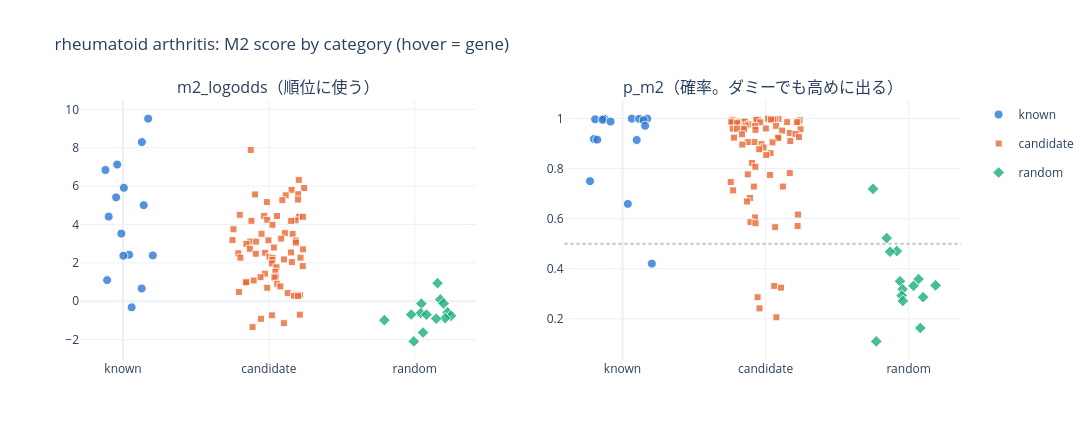
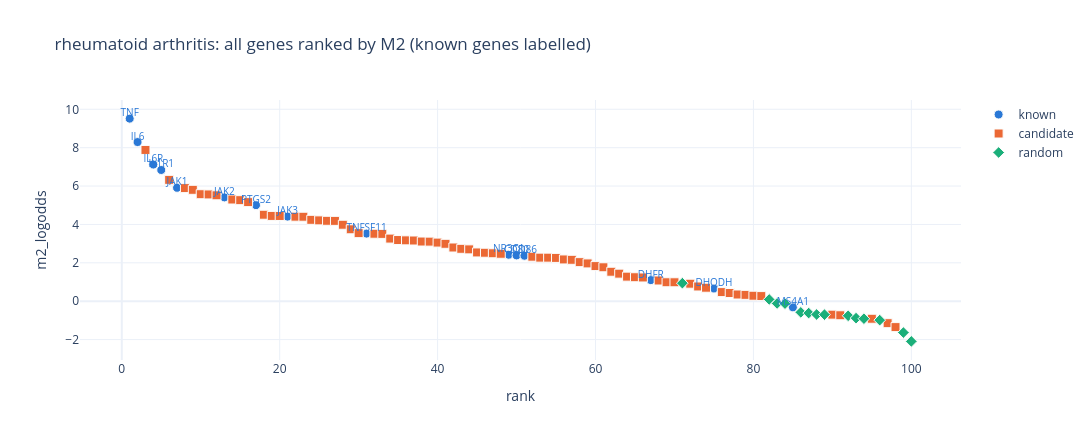
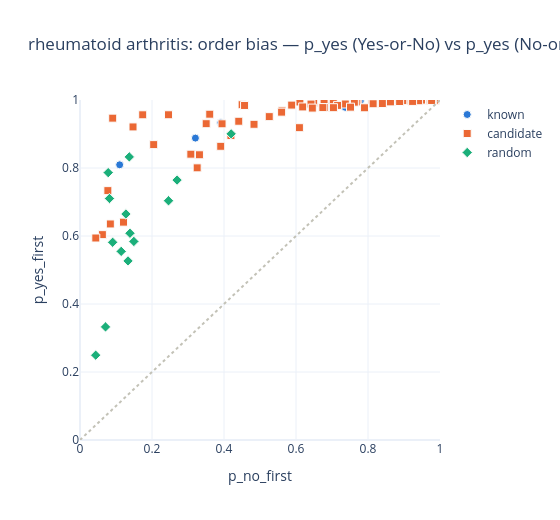

The cell these charts' notebook holds for them, in order:
### Markdown cell above
## 対話型グラフ（ホバーで遺伝子名）

### このセルがすること：分類ごとの分布、順位付きの全遺伝子図、順序の癖の図を描く
- 各点にマウスを乗せると **記号・タンパク質名・分類・値** が出ます。凡例をクリックすると分類の表示／非表示を切り替えられます。
- 色と点の形の両方で分類を示します（青○ known、橙□ candidate、緑◇ random、黄▲ 正解と同じファミリーのダミー）。
- 同じ図を `outputs/<セット名>_m2_charts.html` にも保存します（ブラウザで開けば同じホバーが使えます）。
- `pip install plotly nbformat ipython` が必要です（ノートブック内に描くには nbformat が要ります。入れた後はカーネルを再起動）。

### Code cell
import plotly.graph_objects as go
from plotly.subplots import make_subplots

CAT = [("known", "#2a78d6", "circle", "known"), ("candidate", "#eb6834", "square", "candidate"),
       ("random_other", "#1baf7a", "diamond", "random"), ("random_same", "#eda100", "triangle-up", "random（正解と同じファミリー）")]
MASK = {"known": known, "candidate": cand, "random_other": rnd & ~res["same_family_as_known"], "random_same": rnd & res["same_family_as_known"]}
CAT = [c for c in CAT if MASK[c[0]].any()]
hover = "<b>%{customdata[0]}</b><br>%{customdata[1]}<br>%{customdata[2]}<br>順位 %{customdata[3]}<br>%{y:.3f}<extra></extra>"
cd = lambda d: d[["symbol", "gene_label", "category", "rank"]].values
rng_j = random.Random(0)

# --- 1. 分類ごとの分布（対数オッズ / 確率） ---
fig = make_subplots(rows=1, cols=2, subplot_titles=("m2_logodds（順位に使う）", "p_m2（確率。ダミーでも高めに出る）"))
for c, col in enumerate(("m2_logodds", "p_m2"), start=1):
    for j, (cat, color, sym, name) in enumerate(CAT):
        d = res[MASK[cat]]
        fig.add_trace(go.Scatter(x=[j + (rng_j.random() - 0.5) * 0.5 for _ in range(len(d))], y=d[col], mode="markers",
                                 name=name, legendgroup=cat, showlegend=(c == 1),
                                 marker=dict(color=color, symbol=sym, size=9 if cat != "candidate" else 7, opacity=0.8, line=dict(width=1, color="#fcfcfb")),
                                 customdata=cd(d), hovertemplate=hover), row=1, col=c)
    fig.update_xaxes(tickvals=list(range(len(CAT))), ticktext=[x[3].split("（")[0] for x in CAT], row=1, col=c)
fig.add_hline(y=0.5, line=dict(color="#c3c2b7", dash="dot"), row=1, col=2)
fig.update_layout(height=440, width=1100, title=f"{DISEASE}: M2 score by category (hover = gene)", template="plotly_white")
fig.show()

# --- 2. 順位付きの全遺伝子 ---
fig2 = go.Figure()
for cat, color, sym, name in CAT:
    d = res[MASK[cat]]
    fig2.add_trace(go.Scatter(x=d["rank"], y=d["m2_logodds"], mode="markers", name=name,
                              marker=dict(color=color, symbol=sym, size=9, line=dict(width=1, color="#fcfcfb")),
                              customdata=cd(d), hovertemplate=hover))
kn = res[known]
fig2.add_trace(go.Scatter(x=kn["rank"], y=kn["m2_logodds"], mode="text", text=kn["symbol"], textposition="top center",
                          textfont=dict(size=10, color="#2a78d6"), showlegend=False, hoverinfo="skip"))
fig2.update_layout(title=f"{DISEASE}: all genes ranked by M2 (known genes labelled)", xaxis_title="rank", yaxis_title="m2_logodds",
                   template="plotly_white", width=1100, height=440)
fig2.show()

figs = [fig, fig2]
# --- 3. 順序の癖（yes_first × no_first）。対角線から外れるほど並び順で答えが変わる ---
if BOTH_ORDERS:
    fig3 = go.Figure()
    for cat, color, sym, name in CAT:
        d = res[MASK[cat]]
        fig3.add_trace(go.Scatter(x=d["p_no_first"], y=d["p_yes_first"], mode="markers", name=name,
                                  marker=dict(color=color, symbol=sym, size=8, line=dict(width=1, color="#fcfcfb")),
                                  customdata=cd(d), hovertemplate="<b>%{customdata[0]}</b><br>%{customdata[2]}<br>no_first %{x:.3f}<br>yes_first %{y:.3f}<extra></extra>"))
    fig3.add_shape(type="line", x0=0, y0=0, x1=1, y1=1, line=dict(color="#c3c2b7", dash="dot"))
    fig3.update_layout(title=f"{DISEASE}: order bias — p_yes (Yes-or-No) vs p_yes (No-or-Yes)", xaxis_title="p_no_first", yaxis_title="p_yes_first",
                       template="plotly_white", width=560, height=520, xaxis=dict(range=[0, 1]), yaxis=dict(range=[0, 1]))
    fig3.show(); figs.append(fig3)

html_path = OUT_CSV.replace(".csv", "_charts.html")
with open(html_path, "w", encoding="utf-8") as f:
    f.write("<html><head><meta charset='utf-8'></head><body>")
    for i, fg in enumerate(figs):
        f.write(fg.to_html(full_html=False, include_plotlyjs="cdn" if i == 0 else False))
    f.write("</body></html>")
print("saved:", html_path)

### Figure 1 — Plotly figure (JSON) as saved in the notebook; plotly's stock layout.template omitted (floating-point values rounded to 4 significant figures; data arrays with more than 128 entries replaced by an {"elided": "..."} marker saying what was removed)
{"data": [{"customdata": [["TNF", "TNF (tumor necrosis factor)", "known", 1], ["IL6", "IL6 (interleukin 6)", "known", 2], ["IL6R", "IL6R (interleukin 6 receptor)", "known", 4], ["IL1R1", "IL1R1 (interleukin 1 receptor type 1)", "known", 5], ["JAK1", "JAK1 (Janus kinase 1)", "known", 7], ["JAK2", "JAK2 (Janus kinase 2)", "known", 13], ["PTGS2", "PTGS2 (prostaglandin-endoperoxide synthase 2)", "known", 17], ["JAK3", "JAK3 (Janus kinase 3)", "known", 21], ["TNFSF11", "TNFSF11 (TNF superfamily member 11)", "known", 31], ["NR3C1", "NR3C1 (nuclear receptor subfamily 3 group C member 1)", "known", 49], ["CD80", "CD80 (CD80 molecule)", "known", 50], ["CD86", "CD86 (CD86 molecule)", "known", 51], ["DHFR", "DHFR (dihydrofolate reductase)", "known", 67], ["DHODH", "DHODH (dihydroorotate dehydrogenase (quinone))", "known", 75], ["MS4A1", "MS4A1 (membrane spanning 4-domains A1)", "known", 85]], "hovertemplate": "<b>%{customdata[0]}</b><br>%{customdata[1]}<br>%{customdata[2]}<br>順位 %{customdata[3]}<br>%{y:.3f}<extra></extra>", "legendgroup": "known", "marker": {"color": "#2a78d6", "line": {"color": "#fcfcfb", "width": 1}, "opacity": 0.8, "size": 9, "symbol": "circle"}, "mode": "markers", "name": "known", "showlegend": true, "type": "scatter", "x": [0.1722, 0.129, -0.03971, -0.1205, 0.005637, -0.04753, 0.1419, -0.09834, -0.0117, 0.04169, 0.2041, 0.002343, -0.1091, 0.1279, 0.05918], "xaxis": "x", "y": [9.514, 8.293, 7.121, 6.837, 5.909, 5.41, 5.004, 4.408, 3.522, 2.421, 2.386, 2.368, 1.098, 0.66, -0.321], "yaxis": "y"}, {"customdata": {"elided": "71x4 mixed values"}, "hovertemplate": "<b>%{customdata[0]}</b><br>%{customdata[1]}<br>%{customdata[2]}<br>順位 %{customdata[3]}<br>%{y:.3f}<extra></extra>", "legendgroup": "candidate", "marker": {"color": "#eb6834", "line": {"color": "#fcfcfb", "width": 1}, "opacity": 0.8, "size": 7, "symbol": "square"}, "mode": "markers", "name": "candidate", "showlegend": true, "type": "scatter", "x": [0.8753, 1.205, 1.241, 1.155, 1.201, 0.9051, 1.115, 1.199, 1.092, 0.9861, 0.8004, 0.9671, 1.055, 1.207, 1.233, 0.9885, 1.183, 0.8802, 1.153, 1.024, 0.757, 1.11, 0.9494, 1.162, 1.084, 0.7506, 0.9968, 1.184, 0.872, 0.9126, 1.185, 0.8455, 1.034, 0.8693, 1.234, 1.152, 0.974, 0.7902, 0.91, 1.004, 1.216, 0.8045, 1.026, 1.103, 1.024, 1.157, 1.02, 1.232, 1.052, 1.044, 0.9725, 1.048, 0.9425, 1.038, 0.8952, 0.8447, 0.8434, 1.056, 1.078, 0.9883, 0.7949, 1.129, 1.188, 1.212, 1.171, 1.199, 1.212, 1.02, 0.9456, 1.103, 0.8878], "xaxis": "x", "y": [7.881, 6.323, 5.894, 5.804, 5.575, 5.563, 5.519, 5.299, 5.265, 5.163, 4.505, 4.443, 4.441, 4.403, 4.401, 4.24, 4.212, 4.189, 4.185, 3.983, 3.747, 3.547, 3.515, 3.507, 3.263, 3.187, 3.171, 3.163, 3.109, 3.104, 3.054, 2.991, 2.798, 2.729, 2.701, 2.54, 2.525, 2.498, 2.471, 2.317, 2.269, 2.268, 2.255, 2.176, 2.157, 2.035, 1.969, 1.83, 1.767, 1.535, 1.434, 1.279, 1.249, 1.236, 1.079, 0.987, 0.986, 0.911, 0.767, 0.702, 0.475, 0.426, 0.348, 0.33, 0.285, 0.266, -0.702, -0.733, -0.915, -1.145, -1.35], "yaxis": "y"}, {"customdata": [["NR2C1", "NR2C1 (nuclear receptor subfamily 2 group C member 1)", "random", 71], ["EXOSC5", "EXOSC5 (exosome component 5)", "random", 82], ["NUDT1", "NUDT1 (nudix hydrolase 1)", "random", 83], ["PCDH11Y", "PCDH11Y (protocadherin 11 Y-linked)", "random", 84], ["ATG4C", "ATG4C (autophagy related 4C cysteine peptidase)", "random", 86], ["KCNE4", "KCNE4 (potassium voltage-gated channel subfamily E regulatory subunit 4)", "random", 87], ["GLIPR1", "GLIPR1 (GLI pathogenesis related 1)", "random", 88], ["CCDC39", "CCDC39 (coiled-coil domain 39 molecular ruler complex subunit)", "random", 89], ["CDC20B", "CDC20B (cell division cycle 20B)", "random", 92], ["GGTLC3", "GGTLC3 (gamma-glutamyltransferase light chain family member 3)", "random", 93], ["BCL9", "BCL9 (BCL9 transcription coactivator)", "random", 94], ["MELK", "MELK (maternal embryonic leucine zipper kinase)", "random", 96], ["POLGARF", "POLGARF (POLG alternative reading frame)", "random", 99], ["OR8U8", "OR8U8 (olfactory receptor family 8 subfamily U member 8)", "random", 100]], "hovertemplate": "<b>%{customdata[0]}</b><br>%{customdata[1]}<br>%{customdata[2]}<br>順位 %{customdata[3]}<br>%{y:.3f}<extra></extra>", "legendgroup": "random_other", "marker": {"color": "#1baf7a", "line": {"color": "#fcfcfb", "width": 1}, "opacity": 0.8, "size": 9, "symbol": "diamond"}, "mode": "markers", "name": "random", "showlegend": true, "type": "scatter", "x": [2.156, 2.175, 2.198, 2.045, 2.225, 2.04, 1.975, 2.08, 2.248, 2.208, 2.147, 1.791, 2.056, 1.993], "xaxis": "x", "y": [0.939, 0.091, -0.118, -0.128, -0.581, -0.619, -0.693, -0.699, -0.76, -0.882, -0.913, -0.988, -1.634, -2.094], "yaxis": "y"}, {"customdata": [["TNF", "TNF (tumor necrosis factor)", "known", 1], ["IL6", "IL6 (interleukin 6)", "known", 2], ["IL6R", "IL6R (interleukin 6 receptor)", "known", 4], ["IL1R1", "IL1R1 (interleukin 1 receptor type 1)", "known", 5], ["JAK1", "JAK1 (Janus kinase 1)", "known", 7], ["JAK2", "JAK2 (Janus kinase 2)", "known", 13], ["PTGS2", "PTGS2 (prostaglandin-endoperoxide synthase 2)", "known", 17], ["JAK3", "JAK3 (Janus kinase 3)", "known", 21], ["TNFSF11", "TNFSF11 (TNF superfamily member 11)", "known", 31], ["NR3C1", "NR3C1 (nuclear receptor subfamily 3 group C member 1)", "known", 49], ["CD80", "CD80 (CD80 molecule)", "known", 50], ["CD86", "CD86 (CD86 molecule)", "known", 51], ["DHFR", "DHFR (dihydrofolate reductase)", "known", 67], ["DHODH", "DHODH (dihydroorotate dehydrogenase (quinone))", "known", 75], ["MS4A1", "MS4A1 (membrane spanning 4-domains A1)", "known", 85]], "hovertemplate": "<b>%{customdata[0]}</b><br>%{customdata[1]}<br>%{customdata[2]}<br>順位 %{customdata[3]}<br>%{y:.3f}<extra></extra>", "legendgroup": "known", "marker": {"color": "#2a78d6", "line": {"color": "#fcfcfb", "width": 1}, "opacity": 0.8, "size": 9, "symbol": "circle"}, "mode": "markers", "name": "known", "showlegend": false, "type": "scatter", "x": [0.06507, 0.1725, -0.1285, 0.1157, -0.1914, -0.1398, 0.1473, -0.08373, 0.158, -0.1997, -0.1768, 0.09884, -0.2274, 0.03693, 0.205], "xaxis": "x2", "y": [0.9999, 0.9997, 0.9992, 0.9989, 0.9973, 0.9955, 0.9933, 0.988, 0.9713, 0.9184, 0.9158, 0.9144, 0.7499, 0.6592, 0.4204], "yaxis": "y2"}, {"customdata": {"elided": "71x4 mixed values"}, "hovertemplate": "<b>%{customdata[0]}</b><br>%{customdata[1]}<br>%{customdata[2]}<br>順位 %{customdata[3]}<br>%{y:.3f}<extra></extra>", "legendgroup": "candidate", "marker": {"color": "#eb6834", "line": {"color": "#fcfcfb", "width": 1}, "opacity": 0.8, "size": 7, "symbol": "square"}, "mode": "markers", "name": "candidate", "showlegend": false, "type": "scatter", "x": [1.017, 1.09, 0.7633, 1.067, 1.053, 1.038, 0.9456, 0.9351, 1.24, 0.7682, 0.7608, 1.231, 0.8425, 0.8119, 0.8553, 1.15, 1.218, 0.7614, 0.9628, 0.8008, 0.88, 0.8604, 1.073, 0.9251, 0.8402, 1.002, 0.7697, 0.8005, 1.244, 0.8497, 0.9293, 1.116, 1.169, 1.209, 0.8347, 1.086, 1.233, 0.779, 1.088, 1.173, 0.9212, 0.8753, 1.048, 0.9712, 0.8374, 0.9858, 0.955, 1.035, 1.004, 0.9057, 0.9286, 1.169, 0.8755, 1.03, 0.7562, 1.121, 0.918, 0.7728, 0.8904, 0.8701, 1.227, 0.9261, 0.8939, 0.9296, 1.223, 1.067, 1.061, 1.108, 0.944, 0.9572, 1.075], "xaxis": "x2", "y": [0.9996, 0.9982, 0.9973, 0.997, 0.9962, 0.9962, 0.996, 0.995, 0.9949, 0.9943, 0.9891, 0.9884, 0.9884, 0.9879, 0.9879, 0.9858, 0.9854, 0.9851, 0.985, 0.9817, 0.9769, 0.972, 0.9711, 0.9709, 0.9631, 0.9604, 0.9597, 0.9594, 0.9573, 0.9571, 0.955, 0.9522, 0.9426, 0.9387, 0.9371, 0.9269, 0.9259, 0.924, 0.9221, 0.9103, 0.9063, 0.9062, 0.9051, 0.8981, 0.8964, 0.8845, 0.8775, 0.8618, 0.8541, 0.8228, 0.8076, 0.7822, 0.7771, 0.7748, 0.7463, 0.7285, 0.7284, 0.7131, 0.6828, 0.6686, 0.6166, 0.605, 0.5862, 0.5819, 0.5708, 0.5662, 0.3313, 0.3246, 0.286, 0.2414, 0.2058], "yaxis": "y2"}, {"customdata": [["NR2C1", "NR2C1 (nuclear receptor subfamily 2 group C member 1)", "random", 71], ["EXOSC5", "EXOSC5 (exosome component 5)", "random", 82], ["NUDT1", "NUDT1 (nudix hydrolase 1)", "random", 83], ["PCDH11Y", "PCDH11Y (protocadherin 11 Y-linked)", "random", 84], ["ATG4C", "ATG4C (autophagy related 4C cysteine peptidase)", "random", 86], ["KCNE4", "KCNE4 (potassium voltage-gated channel subfamily E regulatory subunit 4)", "random", 87], ["GLIPR1", "GLIPR1 (GLI pathogenesis related 1)", "random", 88], ["CCDC39", "CCDC39 (coiled-coil domain 39 molecular ruler complex subunit)", "random", 89], ["CDC20B", "CDC20B (cell division cycle 20B)", "random", 92], ["GGTLC3", "GGTLC3 (gamma-glutamyltransferase light chain family member 3)", "random", 93], ["BCL9", "BCL9 (BCL9 transcription coactivator)", "random", 94], ["MELK", "MELK (maternal embryonic leucine zipper kinase)", "random", 96], ["POLGARF", "POLGARF (POLG alternative reading frame)", "random", 99], ["OR8U8", "OR8U8 (olfactory receptor family 8 subfamily U member 8)", "random", 100]], "hovertemplate": "<b>%{customdata[0]}</b><br>%{customdata[1]}<br>%{customdata[2]}<br>順位 %{customdata[3]}<br>%{y:.3f}<extra></extra>", "legendgroup": "random_other", "marker": {"color": "#1baf7a", "line": {"color": "#fcfcfb", "width": 1}, "opacity": 0.8, "size": 9, "symbol": "diamond"}, "mode": "markers", "name": "random", "showlegend": false, "type": "scatter", "x": [1.751, 1.846, 1.917, 1.87, 2.069, 1.939, 2.188, 2.034, 1.957, 1.951, 2.101, 1.959, 2.081, 1.773], "xaxis": "x2", "y": [0.719, 0.5226, 0.4705, 0.468, 0.3587, 0.35, 0.3334, 0.3319, 0.3186, 0.2927, 0.2863, 0.2713, 0.1632, 0.1097], "yaxis": "y2"}], "layout": {"annotations": [{"font": {"size": 16}, "showarrow": false, "text": "m2_logodds（順位に使う）", "x": 0.225, "xanchor": "center", "xref": "paper", "y": 1.0, "yanchor": "bottom", "yref": "paper"}, {"font": {"size": 16}, "showarrow": false, "text": "p_m2（確率。ダミーでも高めに出る）", "x": 0.775, "xanchor": "center", "xref": "paper", "y": 1.0, "yanchor": "bottom", "yref": "paper"}], "height": 440, "shapes": [{"line": {"color": "#c3c2b7", "dash": "dot"}, "type": "line", "x0": 0, "x1": 1, "xref": "x2 domain", "y0": 0.5, "y1": 0.5, "yref": "y2"}], "title": {"text": "rheumatoid arthritis: M2 score by category (hover = gene)"}, "width": 1100, "xaxis": {"anchor": "y", "domain": [0.0, 0.45], "ticktext": ["known", "candidate", "random"], "tickvals": [0, 1, 2]}, "xaxis2": {"anchor": "y2", "domain": [0.55, 1.0], "ticktext": ["known", "candidate", "random"], "tickvals": [0, 1, 2]}, "yaxis": {"anchor": "x", "domain": [0.0, 1.0]}, "yaxis2": {"anchor": "x2", "domain": [0.0, 1.0]}}}

### Figure 2 — Plotly figure (JSON) as saved in the notebook; plotly's stock layout.template omitted (floating-point values rounded to 4 significant figures; data arrays with more than 128 entries replaced by an {"elided": "..."} marker saying what was removed)
{"data": [{"customdata": [["TNF", "TNF (tumor necrosis factor)", "known", 1], ["IL6", "IL6 (interleukin 6)", "known", 2], ["IL6R", "IL6R (interleukin 6 receptor)", "known", 4], ["IL1R1", "IL1R1 (interleukin 1 receptor type 1)", "known", 5], ["JAK1", "JAK1 (Janus kinase 1)", "known", 7], ["JAK2", "JAK2 (Janus kinase 2)", "known", 13], ["PTGS2", "PTGS2 (prostaglandin-endoperoxide synthase 2)", "known", 17], ["JAK3", "JAK3 (Janus kinase 3)", "known", 21], ["TNFSF11", "TNFSF11 (TNF superfamily member 11)", "known", 31], ["NR3C1", "NR3C1 (nuclear receptor subfamily 3 group C member 1)", "known", 49], ["CD80", "CD80 (CD80 molecule)", "known", 50], ["CD86", "CD86 (CD86 molecule)", "known", 51], ["DHFR", "DHFR (dihydrofolate reductase)", "known", 67], ["DHODH", "DHODH (dihydroorotate dehydrogenase (quinone))", "known", 75], ["MS4A1", "MS4A1 (membrane spanning 4-domains A1)", "known", 85]], "hovertemplate": "<b>%{customdata[0]}</b><br>%{customdata[1]}<br>%{customdata[2]}<br>順位 %{customdata[3]}<br>%{y:.3f}<extra></extra>", "marker": {"color": "#2a78d6", "line": {"color": "#fcfcfb", "width": 1}, "size": 9, "symbol": "circle"}, "mode": "markers", "name": "known", "type": "scatter", "x": [1, 2, 4, 5, 7, 13, 17, 21, 31, 49, 50, 51, 67, 75, 85], "y": [9.514, 8.293, 7.121, 6.837, 5.909, 5.41, 5.004, 4.408, 3.522, 2.421, 2.386, 2.368, 1.098, 0.66, -0.321]}, {"customdata": {"elided": "71x4 mixed values"}, "hovertemplate": "<b>%{customdata[0]}</b><br>%{customdata[1]}<br>%{customdata[2]}<br>順位 %{customdata[3]}<br>%{y:.3f}<extra></extra>", "marker": {"color": "#eb6834", "line": {"color": "#fcfcfb", "width": 1}, "size": 9, "symbol": "square"}, "mode": "markers", "name": "candidate", "type": "scatter", "x": [3, 6, 8, 9, 10, 11, 12, 14, 15, 16, 18, 19, 20, 22, 23, 24, 25, 26, 27, 28, 29, 30, 32, 33, 34, 35, 36, 37, 38, 39, 40, 41, 42, 43, 44, 45, 46, 47, 48, 52, 53, 54, 55, 56, 57, 58, 59, 60, 61, 62, 63, 64, 65, 66, 68, 69, 70, 72, 73, 74, 76, 77, 78, 79, 80, 81, 90, 91, 95, 97, 98], "y": [7.881, 6.323, 5.894, 5.804, 5.575, 5.563, 5.519, 5.299, 5.265, 5.163, 4.505, 4.443, 4.441, 4.403, 4.401, 4.24, 4.212, 4.189, 4.185, 3.983, 3.747, 3.547, 3.515, 3.507, 3.263, 3.187, 3.171, 3.163, 3.109, 3.104, 3.054, 2.991, 2.798, 2.729, 2.701, 2.54, 2.525, 2.498, 2.471, 2.317, 2.269, 2.268, 2.255, 2.176, 2.157, 2.035, 1.969, 1.83, 1.767, 1.535, 1.434, 1.279, 1.249, 1.236, 1.079, 0.987, 0.986, 0.911, 0.767, 0.702, 0.475, 0.426, 0.348, 0.33, 0.285, 0.266, -0.702, -0.733, -0.915, -1.145, -1.35]}, {"customdata": [["NR2C1", "NR2C1 (nuclear receptor subfamily 2 group C member 1)", "random", 71], ["EXOSC5", "EXOSC5 (exosome component 5)", "random", 82], ["NUDT1", "NUDT1 (nudix hydrolase 1)", "random", 83], ["PCDH11Y", "PCDH11Y (protocadherin 11 Y-linked)", "random", 84], ["ATG4C", "ATG4C (autophagy related 4C cysteine peptidase)", "random", 86], ["KCNE4", "KCNE4 (potassium voltage-gated channel subfamily E regulatory subunit 4)", "random", 87], ["GLIPR1", "GLIPR1 (GLI pathogenesis related 1)", "random", 88], ["CCDC39", "CCDC39 (coiled-coil domain 39 molecular ruler complex subunit)", "random", 89], ["CDC20B", "CDC20B (cell division cycle 20B)", "random", 92], ["GGTLC3", "GGTLC3 (gamma-glutamyltransferase light chain family member 3)", "random", 93], ["BCL9", "BCL9 (BCL9 transcription coactivator)", "random", 94], ["MELK", "MELK (maternal embryonic leucine zipper kinase)", "random", 96], ["POLGARF", "POLGARF (POLG alternative reading frame)", "random", 99], ["OR8U8", "OR8U8 (olfactory receptor family 8 subfamily U member 8)", "random", 100]], "hovertemplate": "<b>%{customdata[0]}</b><br>%{customdata[1]}<br>%{customdata[2]}<br>順位 %{customdata[3]}<br>%{y:.3f}<extra></extra>", "marker": {"color": "#1baf7a", "line": {"color": "#fcfcfb", "width": 1}, "size": 9, "symbol": "diamond"}, "mode": "markers", "name": "random", "type": "scatter", "x": [71, 82, 83, 84, 86, 87, 88, 89, 92, 93, 94, 96, 99, 100], "y": [0.939, 0.091, -0.118, -0.128, -0.581, -0.619, -0.693, -0.699, -0.76, -0.882, -0.913, -0.988, -1.634, -2.094]}, {"hoverinfo": "skip", "mode": "text", "showlegend": false, "text": ["TNF", "IL6", "IL6R", "IL1R1", "JAK1", "JAK2", "PTGS2", "JAK3", "TNFSF11", "NR3C1", "CD80", "CD86", "DHFR", "DHODH", "MS4A1"], "textfont": {"color": "#2a78d6", "size": 10}, "textposition": "top center", "type": "scatter", "x": [1, 2, 4, 5, 7, 13, 17, 21, 31, 49, 50, 51, 67, 75, 85], "y": [9.514, 8.293, 7.121, 6.837, 5.909, 5.41, 5.004, 4.408, 3.522, 2.421, 2.386, 2.368, 1.098, 0.66, -0.321]}], "layout": {"height": 440, "title": {"text": "rheumatoid arthritis: all genes ranked by M2 (known genes labelled)"}, "width": 1100, "xaxis": {"title": {"text": "rank"}}, "yaxis": {"title": {"text": "m2_logodds"}}}}

### Figure 3 — Plotly figure (JSON) as saved in the notebook; plotly's stock layout.template omitted (floating-point values rounded to 4 significant figures; data arrays with more than 128 entries replaced by an {"elided": "..."} marker saying what was removed)
{"data": [{"customdata": [["TNF", "TNF (tumor necrosis factor)", "known", 1], ["IL6", "IL6 (interleukin 6)", "known", 2], ["IL6R", "IL6R (interleukin 6 receptor)", "known", 4], ["IL1R1", "IL1R1 (interleukin 1 receptor type 1)", "known", 5], ["JAK1", "JAK1 (Janus kinase 1)", "known", 7], ["JAK2", "JAK2 (Janus kinase 2)", "known", 13], ["PTGS2", "PTGS2 (prostaglandin-endoperoxide synthase 2)", "known", 17], ["JAK3", "JAK3 (Janus kinase 3)", "known", 21], ["TNFSF11", "TNFSF11 (TNF superfamily member 11)", "known", 31], ["NR3C1", "NR3C1 (nuclear receptor subfamily 3 group C member 1)", "known", 49], ["CD80", "CD80 (CD80 molecule)", "known", 50], ["CD86", "CD86 (CD86 molecule)", "known", 51], ["DHFR", "DHFR (dihydrofolate reductase)", "known", 67], ["DHODH", "DHODH (dihydroorotate dehydrogenase (quinone))", "known", 75], ["MS4A1", "MS4A1 (membrane spanning 4-domains A1)", "known", 85]], "hovertemplate": "<b>%{customdata[0]}</b><br>%{customdata[2]}<br>no_first %{x:.3f}<br>yes_first %{y:.3f}<extra></extra>", "marker": {"color": "#2a78d6", "line": {"color": "#fcfcfb", "width": 1}, "size": 8, "symbol": "circle"}, "mode": "markers", "name": "known", "type": "scatter", "x": [0.9998, 0.9985, 0.9956, 0.9867, 0.9829, 0.9699, 0.9405, 0.9247, 0.7785, 0.7368, 0.6971, 0.6928, 0.3909, 0.3206, 0.1102], "y": [1.0, 1.0, 0.9999, 0.9999, 0.9996, 0.9994, 0.9993, 0.9982, 0.9969, 0.9784, 0.9809, 0.9806, 0.9334, 0.888, 0.8094]}, {"customdata": {"elided": "71x4 mixed values"}, "hovertemplate": "<b>%{customdata[0]}</b><br>%{customdata[2]}<br>no_first %{x:.3f}<br>yes_first %{y:.3f}<extra></extra>", "marker": {"color": "#eb6834", "line": {"color": "#fcfcfb", "width": 1}, "size": 8, "symbol": "square"}, "mode": "markers", "name": "candidate", "type": "scatter", "x": [0.998, 0.9882, 0.9692, 0.9861, 0.9486, 0.9843, 0.9787, 0.9767, 0.973, 0.9767, 0.9097, 0.869, 0.9405, 0.9083, 0.8788, 0.8968, 0.8603, 0.8408, 0.9201, 0.9239, 0.8879, 0.8614, 0.8624, 0.7717, 0.678, 0.7673, 0.7036, 0.8111, 0.8399, 0.7621, 0.8116, 0.8143, 0.6108, 0.737, 0.6492, 0.7904, 0.7156, 0.6417, 0.7514, 0.704, 0.588, 0.679, 0.6746, 0.6185, 0.6454, 0.4503, 0.4571, 0.5611, 0.56, 0.5257, 0.6095, 0.3604, 0.4834, 0.441, 0.3946, 0.3505, 0.2458, 0.4192, 0.1742, 0.3909, 0.3318, 0.3079, 0.1473, 0.3255, 0.0908, 0.2047, 0.1209, 0.0774, 0.0843, 0.0622, 0.0439], "y": [0.9999, 0.9997, 0.9998, 0.9994, 0.9997, 0.9991, 0.9993, 0.999, 0.999, 0.9986, 0.9988, 0.9991, 0.9978, 0.9985, 0.9989, 0.9982, 0.9986, 0.9988, 0.9973, 0.9958, 0.9956, 0.9949, 0.9945, 0.997, 0.9969, 0.9944, 0.9958, 0.9924, 0.9896, 0.9936, 0.9905, 0.989, 0.9942, 0.9882, 0.9917, 0.9771, 0.9841, 0.988, 0.9789, 0.9774, 0.985, 0.9778, 0.9777, 0.9796, 0.9762, 0.9862, 0.9839, 0.9682, 0.9642, 0.9511, 0.9186, 0.9582, 0.9285, 0.9375, 0.93, 0.9303, 0.9566, 0.8954, 0.9565, 0.8638, 0.8389, 0.8406, 0.9208, 0.8005, 0.9466, 0.8688, 0.6407, 0.7335, 0.6354, 0.604, 0.5941]}, {"customdata": [["NR2C1", "NR2C1 (nuclear receptor subfamily 2 group C member 1)", "random", 71], ["EXOSC5", "EXOSC5 (exosome component 5)", "random", 82], ["NUDT1", "NUDT1 (nudix hydrolase 1)", "random", 83], ["PCDH11Y", "PCDH11Y (protocadherin 11 Y-linked)", "random", 84], ["ATG4C", "ATG4C (autophagy related 4C cysteine peptidase)", "random", 86], ["KCNE4", "KCNE4 (potassium voltage-gated channel subfamily E regulatory subunit 4)", "random", 87], ["GLIPR1", "GLIPR1 (GLI pathogenesis related 1)", "random", 88], ["CCDC39", "CCDC39 (coiled-coil domain 39 molecular ruler complex subunit)", "random", 89], ["CDC20B", "CDC20B (cell division cycle 20B)", "random", 92], ["GGTLC3", "GGTLC3 (gamma-glutamyltransferase light chain family member 3)", "random", 93], ["BCL9", "BCL9 (BCL9 transcription coactivator)", "random", 94], ["MELK", "MELK (maternal embryonic leucine zipper kinase)", "random", 96], ["POLGARF", "POLGARF (POLG alternative reading frame)", "random", 99], ["OR8U8", "OR8U8 (olfactory receptor family 8 subfamily U member 8)", "random", 100]], "hovertemplate": "<b>%{customdata[0]}</b><br>%{customdata[2]}<br>no_first %{x:.3f}<br>yes_first %{y:.3f}<extra></extra>", "marker": {"color": "#1baf7a", "line": {"color": "#fcfcfb", "width": 1}, "size": 8, "symbol": "diamond"}, "mode": "markers", "name": "random", "type": "scatter", "x": [0.4198, 0.2696, 0.137, 0.2459, 0.0783, 0.1276, 0.1388, 0.1496, 0.0819, 0.1334, 0.1144, 0.0907, 0.0709, 0.0436], "y": [0.9005, 0.7645, 0.8326, 0.7036, 0.7864, 0.6647, 0.608, 0.584, 0.7103, 0.5267, 0.5547, 0.5815, 0.3326, 0.2495]}], "layout": {"height": 520, "shapes": [{"line": {"color": "#c3c2b7", "dash": "dot"}, "type": "line", "x0": 0, "x1": 1, "y0": 0, "y1": 1}], "title": {"text": "rheumatoid arthritis: order bias — p_yes (Yes-or-No) vs p_yes (No-or-Yes)"}, "width": 560, "xaxis": {"range": [0, 1], "title": {"text": "p_no_first"}}, "yaxis": {"range": [0, 1], "title": {"text": "p_yes_first"}}}}
